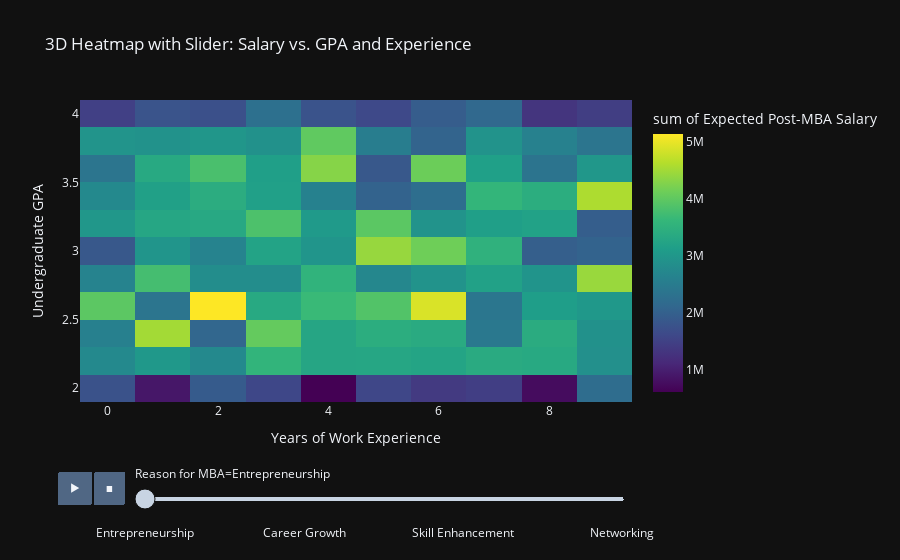

Notebook code cell kept with this figure:
### Code cell
fig = px.density_heatmap(
    df,
    x="Years of Work Experience",
    y="Undergraduate GPA",
    z="Expected Post-MBA Salary",
    color_continuous_scale="Viridis",
    animation_frame="Reason for MBA",  # Adds slider functionality for different MBA reasons
    title="3D Heatmap with Slider: Salary vs. GPA and Experience",
    template="plotly_dark"
)

fig.show()

### Figure 1 — Plotly figure (JSON) as saved in the notebook; plotly's stock layout.template omitted (floating-point values rounded to 4 significant figures; data arrays with more than 128 entries replaced by an {"elided": "..."} marker saying what was removed)
{"data": [{"coloraxis": "coloraxis", "histfunc": "sum", "hovertemplate": "Reason for MBA=Entrepreneurship<br>Years of Work Experience=%{x}<br>Undergraduate GPA=%{y}<br>sum of Expected Post-MBA Salary=%{z}<extra></extra>", "name": "", "type": "histogram2d", "x": {"elided": "2422 int values"}, "xaxis": "x", "xbingroup": "x", "y": {"elided": "2422 float values"}, "yaxis": "y", "ybingroup": "y", "z": {"elided": "2422 int values"}}], "layout": {"coloraxis": {"colorbar": {"title": {"text": "sum of Expected Post-MBA Salary"}}, "colorscale": [[0, "#440154"], [0.1111, "#482878"], [0.2222, "#3e4989"], [0.3333, "#31688e"], [0.4444, "#26828e"], [0.5556, "#1f9e89"], [0.6667, "#35b779"], [0.7778, "#6ece58"], [0.8889, "#b5de2b"], [1, "#fde725"]]}, "legend": {"tracegroupgap": 0}, "sliders": [{"active": 0, "currentvalue": {"prefix": "Reason for MBA="}, "len": 0.9, "pad": {"b": 10, "t": 60}, "steps": [{"args": [["Entrepreneurship"], {"frame": {"duration": 0, "redraw": true}, "fromcurrent": true, "mode": "immediate", "transition": {"duration": 0, "easing": "linear"}}], "label": "Entrepreneurship", "method": "animate"}, {"args": [["Career Growth"], {"frame": {"duration": 0, "redraw": true}, "fromcurrent": true, "mode": "immediate", "transition": {"duration": 0, "easing": "linear"}}], "label": "Career Growth", "method": "animate"}, {"args": [["Skill Enhancement"], {"frame": {"duration": 0, "redraw": true}, "fromcurrent": true, "mode": "immediate", "transition": {"duration": 0, "easing": "linear"}}], "label": "Skill Enhancement", "method": "animate"}, {"args": [["Networking"], {"frame": {"duration": 0, "redraw": true}, "fromcurrent": true, "mode": "immediate", "transition": {"duration": 0, "easing": "linear"}}], "label": "Networking", "method": "animate"}], "x": 0.1, "xanchor": "left", "y": 0, "yanchor": "top"}], "title": {"text": "3D Heatmap with Slider: Salary vs. GPA and Experience"}, "updatemenus": [{"buttons": [{"args": [null, {"frame": {"duration": 500, "redraw": true}, "fromcurrent": true, "mode": "immediate", "transition": {"duration": 500, "easing": "linear"}}], "label": "&#9654;", "method": "animate"}, {"args": [[null], {"frame": {"duration": 0, "redraw": true}, "fromcurrent": true, "mode": "immediate", "transition": {"duration": 0, "easing": "linear"}}], "label": "&#9724;", "method": "animate"}], "direction": "left", "pad": {"r": 10, "t": 70}, "showactive": false, "type": "buttons", "x": 0.1, "xanchor": "right", "y": 0, "yanchor": "top"}], "xaxis": {"anchor": "y", "domain": [0, 1], "title": {"text": "Years of Work Experience"}}, "yaxis": {"anchor": "x", "domain": [0, 1], "title": {"text": "Undergraduate GPA"}}}}
